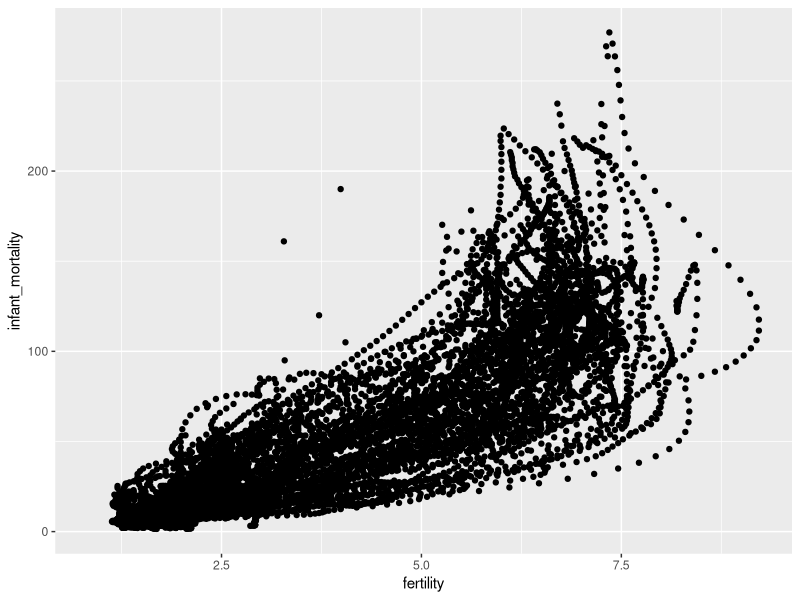
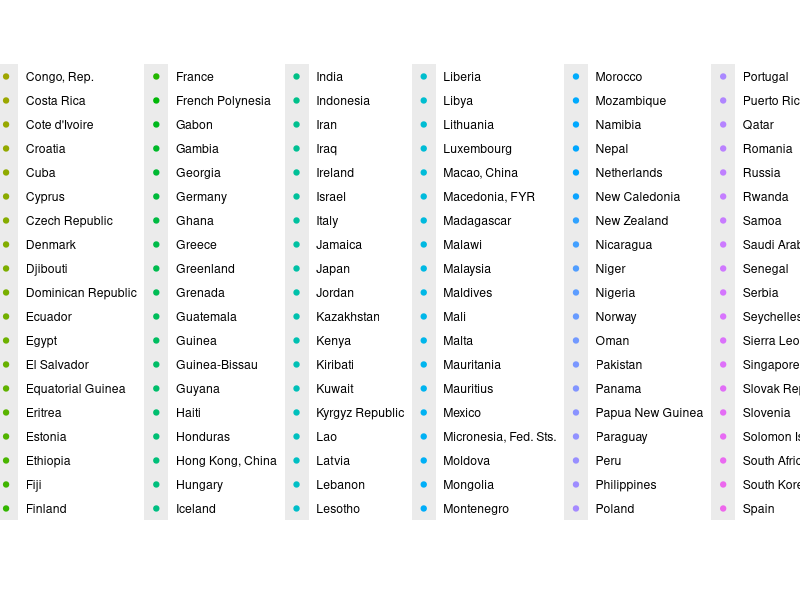
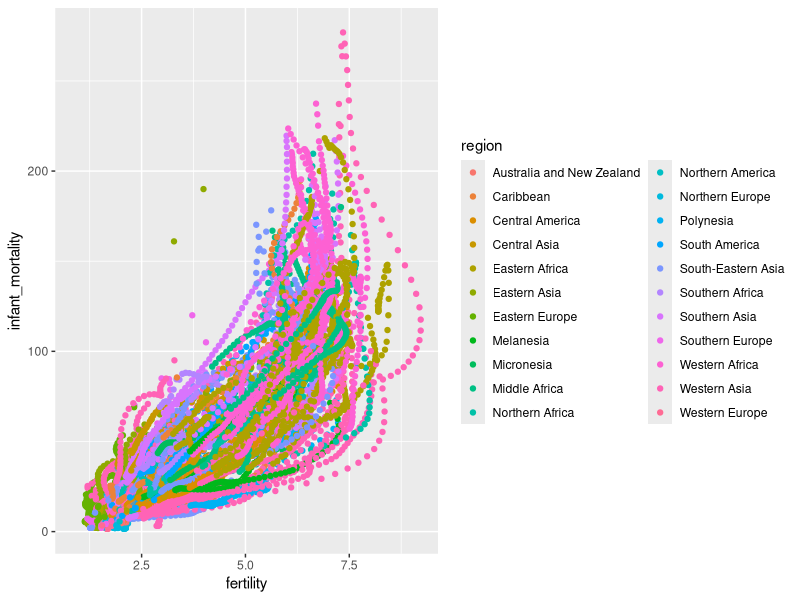

Write the R code that produced these figures, in order. (Note: this script raises an error after producing the figures.)
## ---- chunk 1
library(tidyverse)
## ---- chunk 2
library(dslabs)
data(gapminder)
glimpse(gapminder)
## ---- chunk 3
ggplot(gapminder, aes(x=fertility, y=infant_mortality)) +
  geom_point()
## ---- chunk 4
ggplot(gapminder, aes(x=fertility, y=infant_mortality)) +
  geom_point(aes(col=country))
## ---- chunk 5
ggplot(gapminder, aes(x=fertility, y=infant_mortality)) +
  geom_point(aes(col=region))
## ---- chunk 6
ggplot(gapminder, aes(x=fertility, y=infant_mortality)) +
  geom_point(aes(col=region)) + 
  facet_wrap(aes(year))
## ---- chunk 7
gapminder_short <- gapminder %>% select(gdp, region)
glimpse(gapminder_short)
## ---- chunk 8
gapminder2000 <- gapminder %>% 
  filter(year==2000)
glimpse(gapminder2000)

# Extract NAs?
gapminderNA <- gapminder %>%
  filter(is.na(gdp))
glimpse(gapminderNA)
## ---- chunk 9
ggplot(gapminder2000, aes(x=fertility, y=infant_mortality)) +
  geom_point(aes(col=region))
## ---- chunk 10
gapminder %>% filter(year==2000) %>%
  filter(region %in% c('Central Asia', 'Eastern Asia', 
                       'Polynesia', 'South-Eastern Asia', 
                       'Southern Asia', 'Western Asia')) %>%
  ggplot(aes(x=fertility, y=infant_mortality)) +
  geom_point(aes(col=region))
## ---- chunk 11
gapminder %>% 
  filter(country %in% c('Italy', 'United States', 'China')) %>%
  ggplot(aes(x=fertility, y=infant_mortality)) +
  geom_point(aes(col=year, pch=country))

gapminder %>% filter(country=='China') %>% filter(infant_mortality >= 1)
## ---- chunk 12
names(gapminder)
## ---- chunk 13
gapminder <- gapminder %>% 
  mutate(GDP_pc = gdp/population,
         mortality_fertility = infant_mortality/fertility)
glimpse(gapminder)
## ---- chunk 14
ggplot(gapminder, aes(x=GDP_pc))+geom_density()
## ---- chunk 15
high_GDP <- gapminder %>% filter(GDP_pc>50000)
## ---- chunk 16
high_GDP
## ---- chunk 17
GDP_only <- gapminder %>% select(country, year, GDP_pc, continent)
GDP_only %>% arrange(desc(GDP_pc))
## ---- chunk 18
GDP_only %>% summarize(avg_GDP_pc=mean(GDP_pc), 
                       sd_GDP_pc=sd(GDP_pc), 
                       min_GDP_pc=min(GDP_pc), 
                       max_GDP_pc=max(GDP_pc))
## ---- chunk 19
GDP_only %>% filter(GDP_pc != "NA") %>%
  summarize(avg_GDP_pc=mean(GDP_pc), 
            sd_GDP_pc=sd(GDP_pc), 
            min_GDP_pc=min(GDP_pc), 
            max_GDP_pc=max(GDP_pc),
            N=n())
## ---- chunk 20
GDP_only %>% filter(GDP_pc != "NA") %>%
  group_by(continent) %>%
  summarize(avg_GDP_pc=mean(GDP_pc), 
            sd_GDP_pc=sd(GDP_pc), 
            min_GDP_pc=min(GDP_pc), 
            max_GDP_pc=max(GDP_pc),
            N=n())
## ---- chunk 21
GDP_only %>% filter(GDP_pc != "NA") %>%
  filter(year==2010) %>%
  group_by(continent) %>%
  summarize(avg_GDP_pc=mean(GDP_pc), 
            sd_GDP_pc=sd(GDP_pc), 
            min_GDP_pc=min(GDP_pc), 
            max_GDP_pc=max(GDP_pc),
            N=n())
